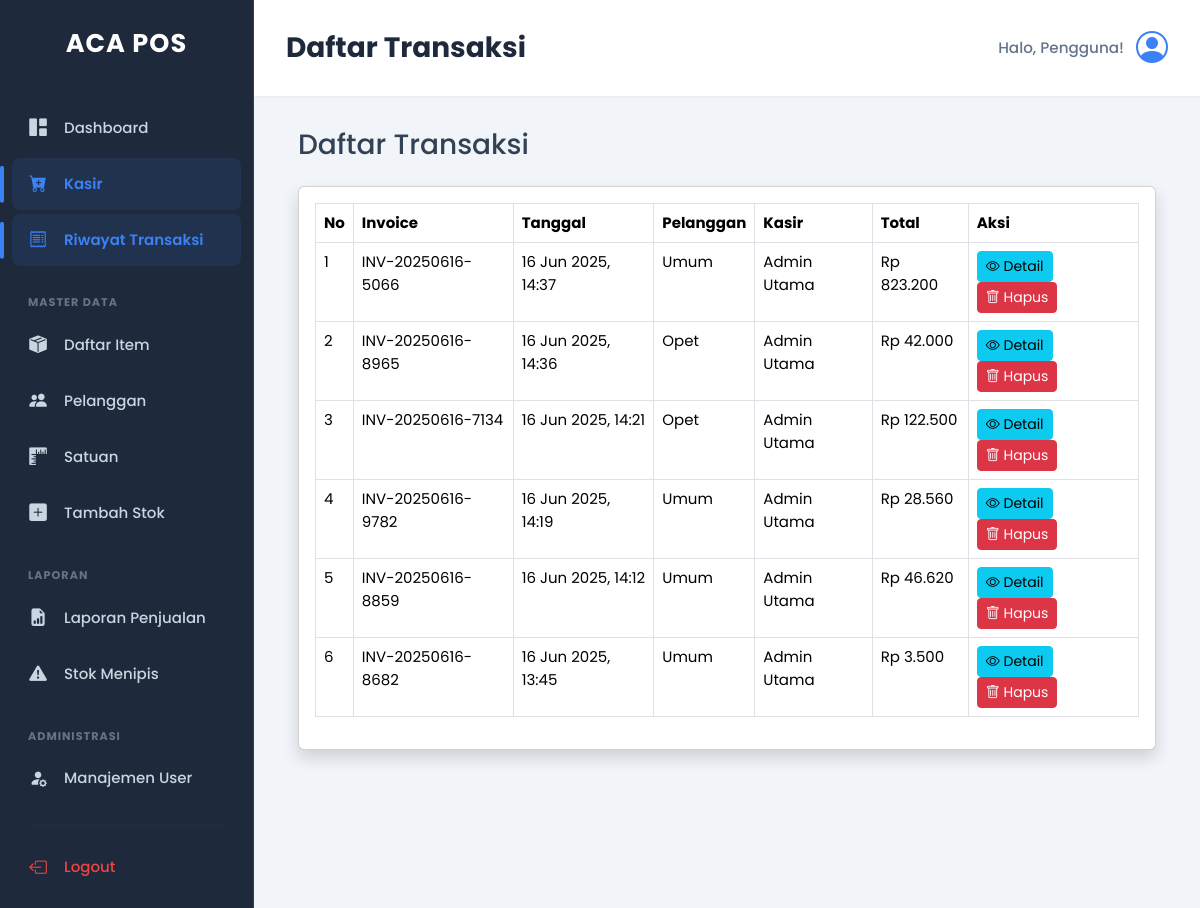
Screenshot of /transaksi/daftar_transaksi.php (signed in) with the database file from the repository.
### tables this page shows
CREATE TABLE `transaksi` (
  `id_transaksi` int(11) NOT NULL,
  `kode_invoice` varchar(20) NOT NULL,
  `id_pelanggan` int(11) DEFAULT NULL,
  `id_user` int(11) NOT NULL,
  `tanggal_transaksi` datetime NOT NULL,
  `total_belanja` decimal(10,2) NOT NULL,
  `pajak_persen` decimal(5,2) DEFAULT 0.00,
  `total_final` decimal(10,2) NOT NULL,
  `tunai` decimal(10,2) NOT NULL,
  `kembalian` decimal(10,2) NOT NULL,
  `metode_pembayaran` enum('CASH','QRIS') NOT NULL
);

CREATE TABLE `users` (
  `id_user` int(11) NOT NULL,
  `nama_lengkap` varchar(100) NOT NULL,
  `username` varchar(50) NOT NULL,
  `password` varchar(255) NOT NULL,
  `role` enum('administrator','kasir') NOT NULL
);

CREATE TABLE `pelanggan` (
  `id_pelanggan` int(11) NOT NULL,
  `nama_pelanggan` varchar(100) NOT NULL,
  `alamat` text DEFAULT NULL,
  `no_hp` varchar(20) DEFAULT NULL
);

### config/koneksi.php (called while the page is built, shortened)
<?php
function format_rupiah($angka){
    return "Rp " . number_format($angka, 0, ',', '.');
}
?>

### transaksi/daftar_transaksi.php (the view, shortened to what this page needs)
<?php
include __DIR__ . '/../template/header.php';
include __DIR__ . '/../template/sidebar.php';
?>
<div class="container-fluid">
    <h1 class="h3 mb-4 text-gray-800">Daftar Transaksi</h1>
    <div class="card shadow mb-4">
        <div class="card-body">
            <div class="table-responsive">
                <table class="table table-bordered" id="dataTable" width="100%" cellspacing="0">
                    <thead>
                        <tr>
                            <th>No</th>
                            <th>Invoice</th>
                            <th>Tanggal</th>
                            <th>Pelanggan</th>
                            <th>Kasir</th>
                            <th>Total</th>
                            <th>Aksi</th>
                        </tr>
                    </thead>
                    <tbody>
                    <?php
                        $query = "SELECT t.*, p.nama_pelanggan, u.nama_lengkap AS nama_kasir
                                  FROM transaksi t
                                  LEFT JOIN pelanggan p ON t.id_pelanggan = p.id_pelanggan
                                  JOIN users u ON t.id_user = u.id_user
                                  ORDER BY t.tanggal_transaksi DESC";
                        $result = mysqli_query($koneksi, $query);
                        $no = 1;
                        while($data = mysqli_fetch_assoc($result)) {
                    ?>
                        <tr>
                            <td><?= $no++; ?></td>
                            <td><?= $data['kode_invoice']; ?></td>
                            <td><?= date('d M Y, H:i', strtotime($data['tanggal_transaksi'])); ?></td>
                            <td><?= $data['nama_pelanggan'] ?: 'Umum'; ?></td>
                            <td><?= $data['nama_kasir']; ?></td>
                            <td><?= format_rupiah($data['total_final']); ?></td>
                            <td>
                                <a href="detail_transaksi.php?id=<?= $data['id_transaksi']; ?>" class="btn btn-info btn-sm"><i class="bi bi-eye"></i> Detail</a>
                                <?php if ($_SESSION['role'] == 'administrator'): ?>
                                    <a href="hapus_transaksi.php?id=<?= $data['id_transaksi']; ?>" class="btn btn-danger btn-sm" onclick="return confirm('Yakin ingin menghapus transaksi ini? Stok tidak akan dikembalikan!')"><i class="bi bi-trash"></i> Hapus</a>
                                <?php endif; ?>
                            </td>
                        </tr>
                    <?php } ?>
                    </tbody>
                </table>
            </div>
        </div>
    </div>
</div>
<?php
include __DIR__ . '/../template/footer.php';
?>

### assets/css/style.css (style rules this page uses)
:root { --primary-color: #3b82f6; --primary-color-light: rgba(59, 130, 246, 0.1); --sidebar-bg: #1e293b; --sidebar-text: #cbd5e1; --sidebar-text-hover: #ffffff; --sidebar-link-active-text: var(--primary-color); --sidebar-link-active-bg: var(--primary-color-light); --sidebar-separator: #334155; --main-bg: #f1f5f9; --content-bg: #ffffff; --text-color: #334155; --text-muted: #64748b; --border-color: #e2e8f0; --danger-color: #ef4444; --danger-hover-bg: rgba(239, 68, 68, 0.1); --font-family: 'Poppins', -apple-system, BlinkMacSystemFont, "Segoe UI", Roboto, "Helvetica Neue", Arial, sans-serif; --shadow-sm: 0 1px 2px 0 rgb(0 0 0 / 0.05); --shadow-md: 0 4px 6px -1px rgb(0 0 0 / 0.1), 0 2px 4px -2px rgb(0 0 0 / 0.1); }
body { background-color: var(--main-bg); color: var(--text-color); font-family: var(--font-family); font-size: 15px; }

### rows the page displays
transaksi: kode_invoice "INV-20250616-5066", tanggal_transaksi "16 Jun 2025, 14:37", nama_pelanggan "Umum", id_user.nama_lengkap "Admin Utama", total_final "Rp 823.200"
transaksi: kode_invoice "INV-20250616-8965", tanggal_transaksi "16 Jun 2025, 14:36", id_pelanggan.nama_pelanggan "Opet", id_user.nama_lengkap "Admin Utama", total_final "Rp 42.000"
transaksi: kode_invoice "INV-20250616-7134", tanggal_transaksi "16 Jun 2025, 14:21", id_pelanggan.nama_pelanggan "Opet", id_user.nama_lengkap "Admin Utama", total_final "Rp 122.500"
transaksi: kode_invoice "INV-20250616-9782", tanggal_transaksi "16 Jun 2025, 14:19", nama_pelanggan "Umum", id_user.nama_lengkap "Admin Utama", total_final "Rp 28.560"
transaksi: kode_invoice "INV-20250616-8859", tanggal_transaksi "16 Jun 2025, 14:12", nama_pelanggan "Umum", id_user.nama_lengkap "Admin Utama", total_final "Rp 46.620"
transaksi: kode_invoice "INV-20250616-8682", tanggal_transaksi "16 Jun 2025, 13:45", nama_pelanggan "Umum", id_user.nama_lengkap "Admin Utama", total_final "Rp 3.500"

### other values shown
$title "Daftar Transaksi"
$nama_user "Pengguna"
